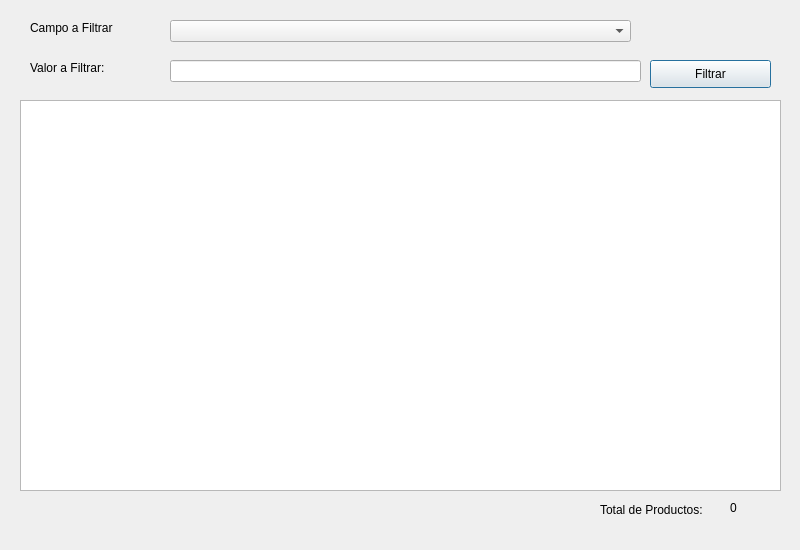
<?xml version="1.0" encoding="UTF-8"?>
<ui version="4.0">
 <class>dlgDemo48</class>
 <widget class="QDialog" name="dlgDemo48">
  <property name="geometry">
   <rect>
    <x>0</x>
    <y>0</y>
    <width>800</width>
    <height>550</height>
   </rect>
  </property>
  <property name="windowTitle">
   <string>Filtrar Por Cualquier Columna usando QSortFilterProxyModel</string>
  </property>
  <widget class="QTableView" name="tblProducto">
   <property name="geometry">
    <rect>
     <x>20</x>
     <y>100</y>
     <width>761</width>
     <height>391</height>
    </rect>
   </property>
  </widget>
  <widget class="QLabel" name="lblTotalMensaje">
   <property name="geometry">
    <rect>
     <x>600</x>
     <y>500</y>
     <width>121</width>
     <height>20</height>
    </rect>
   </property>
   <property name="text">
    <string>Total de Productos:</string>
   </property>
  </widget>
  <widget class="QLabel" name="lblTotalRegistros">
   <property name="geometry">
    <rect>
     <x>730</x>
     <y>500</y>
     <width>41</width>
     <height>16</height>
    </rect>
   </property>
   <property name="text">
    <string>0</string>
   </property>
  </widget>
  <widget class="QLabel" name="lblValor">
   <property name="geometry">
    <rect>
     <x>30</x>
     <y>60</y>
     <width>121</width>
     <height>16</height>
    </rect>
   </property>
   <property name="text">
    <string>Valor a Filtrar:</string>
   </property>
  </widget>
  <widget class="QLineEdit" name="txtValor">
   <property name="geometry">
    <rect>
     <x>170</x>
     <y>60</y>
     <width>471</width>
     <height>22</height>
    </rect>
   </property>
  </widget>
  <widget class="QPushButton" name="btnFiltrar">
   <property name="geometry">
    <rect>
     <x>650</x>
     <y>60</y>
     <width>121</width>
     <height>28</height>
    </rect>
   </property>
   <property name="text">
    <string>Filtrar</string>
   </property>
  </widget>
  <widget class="QLabel" name="lblCampoFiltrar">
   <property name="geometry">
    <rect>
     <x>30</x>
     <y>20</y>
     <width>111</width>
     <height>16</height>
    </rect>
   </property>
   <property name="text">
    <string>Campo a Filtrar</string>
   </property>
  </widget>
  <widget class="QComboBox" name="cboCampo">
   <property name="geometry">
    <rect>
     <x>170</x>
     <y>20</y>
     <width>461</width>
     <height>22</height>
    </rect>
   </property>
  </widget>
 </widget>
 <resources/>
 <connections/>
</ui>
